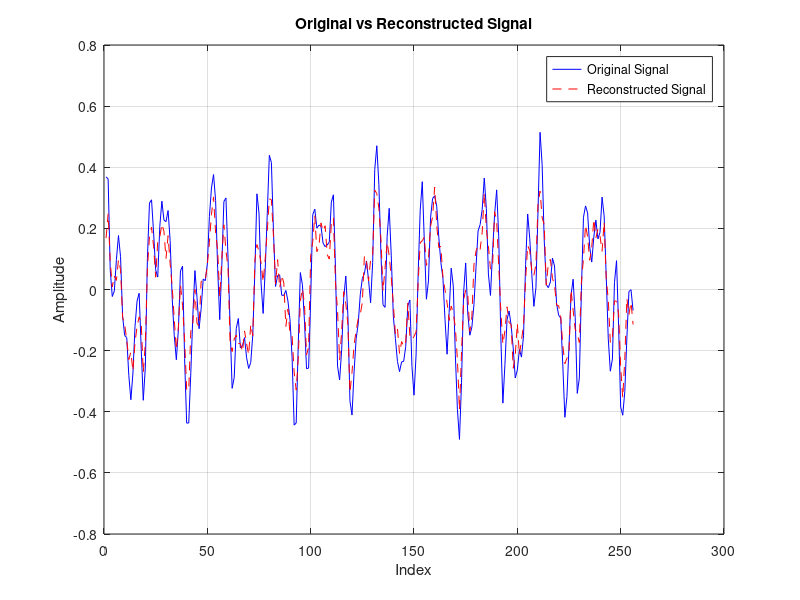

Write the MATLAB code that produced this figure.
clc; clear; close all;

n = 256;          
m = 64;           
K = 5;            
alpha = 0.05;      
i = 50;      

z_true = zeros(n,1);
idx = randperm(n, K);
z_true(idx) = randn(K,1);

Psi = dct(eye(n));         
x = Psi * z_true;   % real signal

% Gaussian noise
snr = 10; 
s_p = norm(x)^2 / m;
n_p = s_p / (10^(snr/10));
noise = sqrt(n_p) * randn(m, 1);

Phi = randn(m,n);
Phi = Phi ./ vecnorm(Phi')'; 
%y = Phi * x;  
y = Phi * x + noise;

theta = Phi * Psi;            

% Coordinate Descent Algorithm
z = zeros(n,1);
B = theta' * y;
S = eye(n) - theta' * theta;

for t = 1:i
    z_bar = sign(B) .* max(abs(B) - alpha, 0); 
    [~, k] = max(abs(z - z_bar));              

    delta = z_bar(k) - z(k);
    B = B + S(:,k) * delta;
    z(k) = z_bar(k);
end

x_rec = Psi * z;    % recovered ignal

figure;
plot(x, 'b-'); hold on;
plot(x_rec, 'r--');
legend('Original Signal', 'Reconstructed Signal');
title('Original vs Reconstructed Signal');
xlabel('Index');
ylabel('Amplitude');
grid on;


